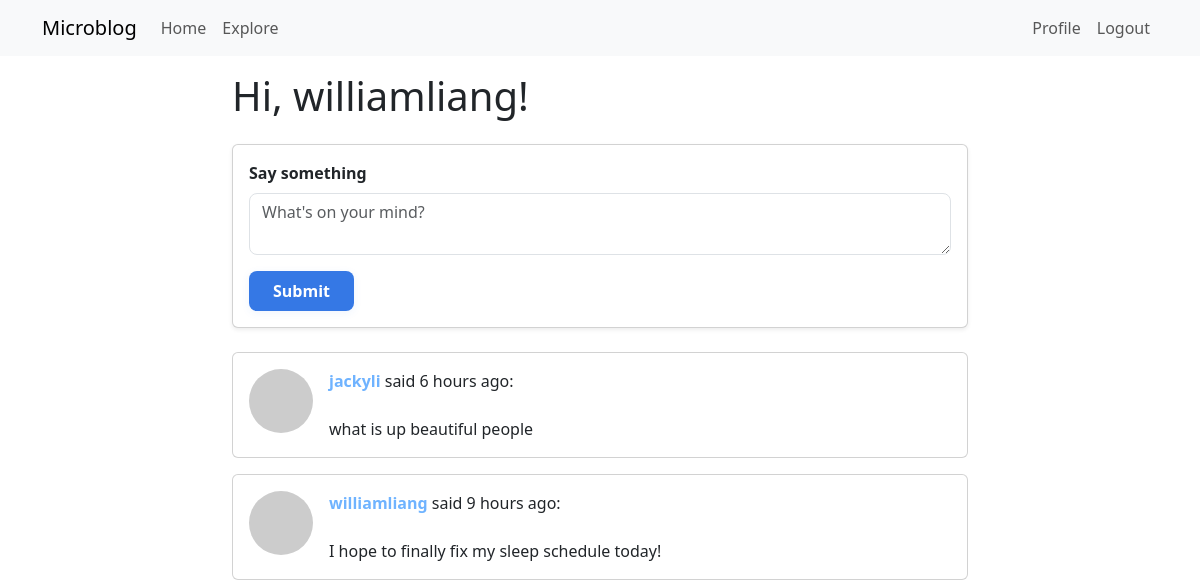
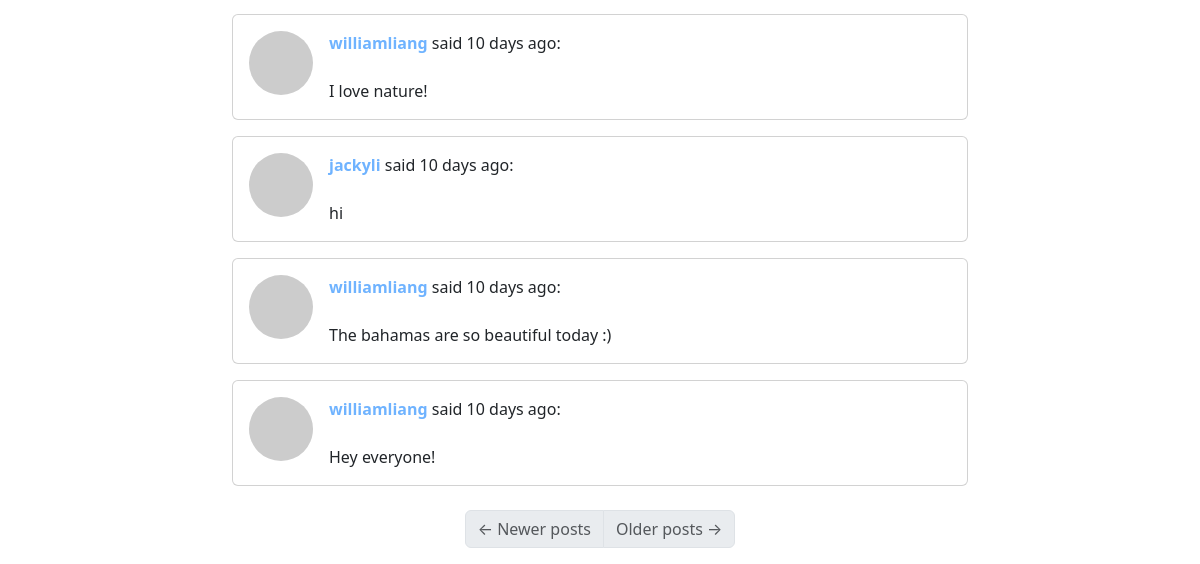
Before: /index (signed in) with the older database file (2 pictures, top to bottom).
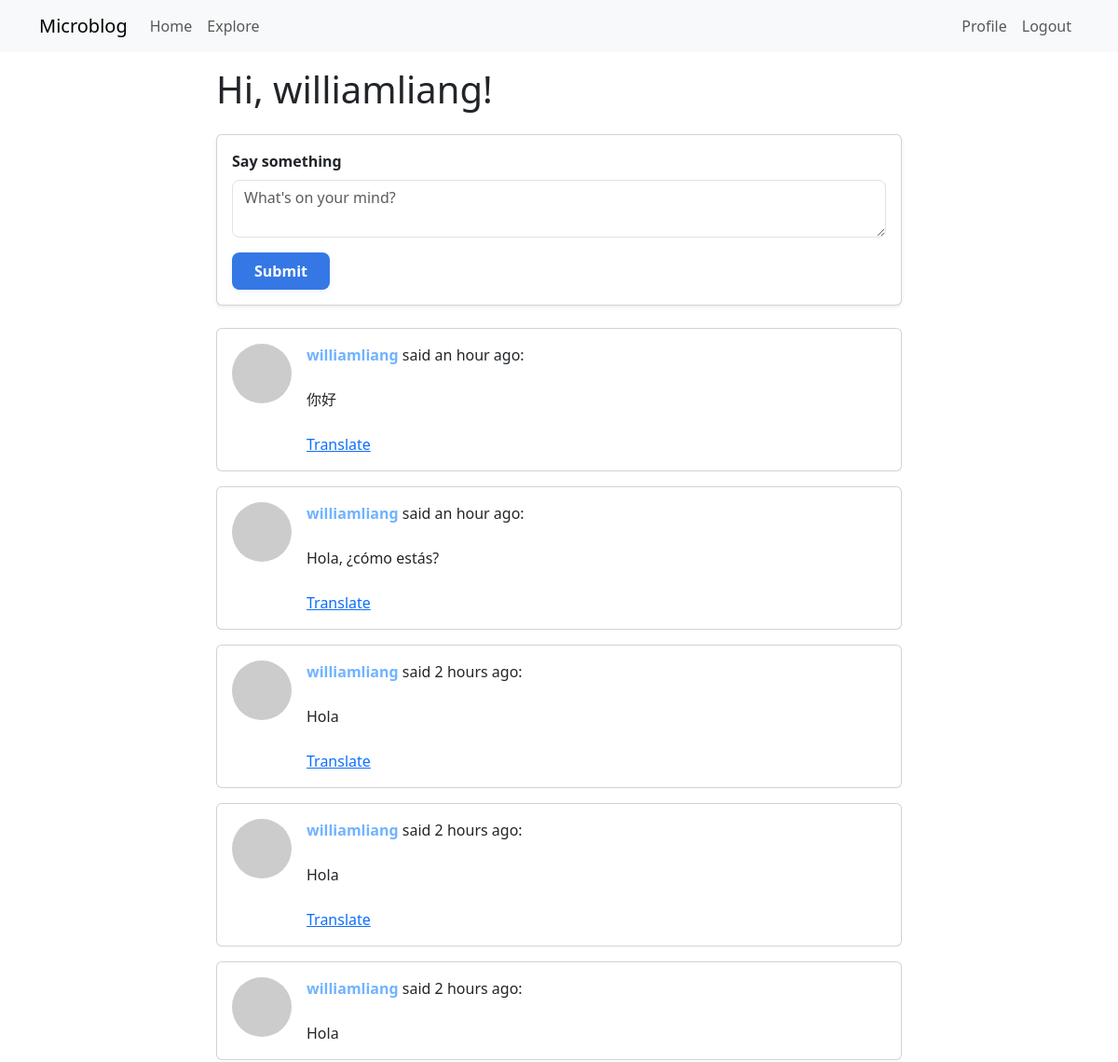
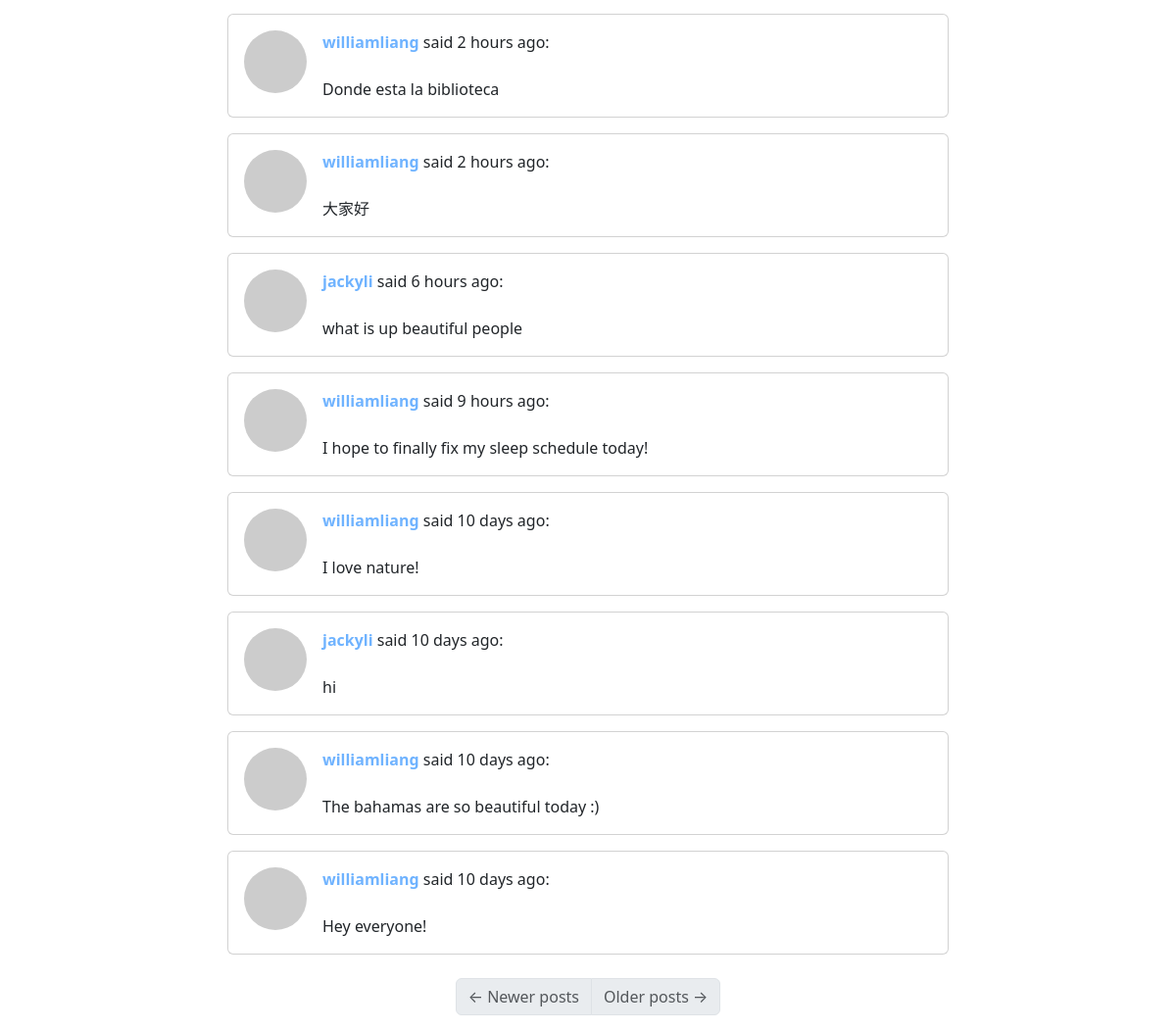
After: the same page with the newer database file (2 pictures, top to bottom).
### app/models.py (models this page shows, shortened)
class User(UserMixin, db.Model):
    id: so.Mapped[int] = so.mapped_column(primary_key=True)
    username: so.Mapped[str] = so.mapped_column(sa.String(64), index=True, unique=True)
    email: so.Mapped[str] = so.mapped_column(sa.String(120), index=True, unique=True)
    password_hash: so.Mapped[Optional[str]] = so.mapped_column(sa.String(256))
    about_me: so.Mapped[Optional[str]] = so.mapped_column(sa.String(140))
    last_seen: so.Mapped[Optional[datetime]] = so.mapped_column(default=lambda: datetime.now(timezone.utc))
    posts: so.WriteOnlyMapped['Post'] = so.relationship(
        back_populates='author', passive_deletes=True)
    following: so.WriteOnlyMapped['User'] = so.relationship(
        secondary=followers, primaryjoin=(followers.c.follower_id == id),
        secondaryjoin=(followers.c.followed_id == id),
        back_populates='followers'
    )
    followers: so.WriteOnlyMapped['User'] = so.relationship(
        secondary=followers, primaryjoin=(followers.c.followed_id == id),
        secondaryjoin=(followers.c.follower_id == id),
        back_populates='following')
    def avatar(self, size):
        digest = hashlib.md5(self.email.lower().encode('utf-8')).hexdigest()
        return f'https://www.gravatar.com/avatar/{digest}?d=identicon&s={size}'
    def following_posts(self):
        Author = so.aliased(User)
        Follower = so.aliased(User)
        return (
            sa.select(Post)
            .join(Post.author.of_type(Author))
            .join(Author.followers.of_type(Follower), isouter=True)
            .where(sa.or_(Follower.id == self.id, Author.id == self.id))
            .group_by(Post)
            .order_by(Post.timestamp.desc())
        )

class Post(db.Model):
    id: so.Mapped[int] = so.mapped_column(primary_key=True)
    body: so.Mapped[str] = so.mapped_column(sa.String(140))
    timestamp: so.Mapped[datetime] = so.mapped_column(index=True, default=lambda: datetime.now(timezone.utc))
    user_id: so.Mapped[int] = so.mapped_column(sa.ForeignKey(User.id), index=True)
    language: so.Mapped[Optional[str]] = so.mapped_column(sa.String(5))
    author: so.Mapped[User] = so.relationship(back_populates='posts')

### app/routes.py (the view, shortened to what this page needs)
@app.route('/', methods=['GET', 'POST'])
@app.route('/index', methods=['GET', 'POST'])
@login_required
def index():
    form = PostForm()
    page = request.args.get('page', 1, type=int)
    posts = db.paginate(current_user.following_posts(), page=page, per_page=app.config['POSTS_PER_PAGE'], error_out=False) # paginated to limit the amount of posts loaded per page
    next_url = url_for('index', page=posts.next_num) \
        if posts.has_next else None
    prev_url = url_for('index', page=posts.prev_num) \
        if posts.has_prev else None
    return render_template('index.html', title='Home', form=form, posts=posts.items, next_url=next_url, prev_url=prev_url)

### app/forms.py
class PostForm(FlaskForm):
    post = TextAreaField('Say something', validators=[DataRequired(), Length(min=1, max=140)])
    submit = SubmitField('Submit')

### app/models.py (called while the page is built)
@login.user_loader
def load_user(id):
    return db.session.get(User, int(id))

### app/routes.py (called while the page is built)
@app.context_processor
def inject_babel_underscore():
    return dict(_=_)

@app.before_request
def before_request():
    if current_user.is_authenticated:
        current_user.last_seen = datetime.now(timezone.utc)
        db.session.commit()

### app/templates/index.html (shortened to what this page needs)
{% extends "base.html" %}
{% block content %}
  <div class="row justify-content-center">
    <div class="col-md-8">
      <h1 class="mb-4">Hi, {{ current_user.username }}!</h1>
      {% if form %}
      <div class="card shadow-sm mb-4">
        <div class="card-body">
          <form action="" method="post">
            <div class="mb-3">
              {{ form.post.label(class="form-label fw-bold") }}
              {{ form.post(class="form-control", style="border-radius:8px;", rows=2, placeholder="What's on your mind?") }}
            </div>
            <button type="submit" class="btn-custom-submit">{{ form.submit.label.text }}</button>
          </form>
        </div>
      </div>
      {% endif %}
      <div class="mb-4">
        {% for post in posts %}
          {% include '_post.html' %}
        {% endfor %}
      </div>
      <nav aria-label="Post navigation">
        <ul class="pagination justify-content-center mt-4">
          <li class="page-item{% if not prev_url %} disabled{% endif %}">
            <a class="page-link" href="{{ prev_url if prev_url else '#' }}" tabindex="-1">
              <span aria-hidden="true">&larr;</span> Newer posts
            </a>
          </li>
          <li class="page-item{% if not next_url %} disabled{% endif %}">
            <a class="page-link" href="{{ next_url if next_url else '#' }}">
              Older posts <span aria-hidden="true">&rarr;</span>
            </a>
          </li>
        </ul>
      </nav>
    </div>
  </div>
{% endblock %}

### app/templates/base.html (shortened to what this page needs)
<!doctype html>
<html lang="en">
  <head>
    <link
        href="https://cdn.jsdelivr.net/npm/bootstrap@5.3.2/dist/css/bootstrap.min.css"
        rel="stylesheet"
>
  </head>
  <body>
    <nav class="navbar navbar-expand-lg bg-body-tertiary">
      <div class="container">
        <a class="navbar-brand" href="{{ url_for('index') }}">Microblog</a>
        <div class="collapse navbar-collapse" id="navbarSupportedContent">
          <ul class="navbar-nav me-auto mb-2 mb-lg-0">
            <li class="nav-item">
              <a class="nav-link" aria-current="page" href="{{ url_for('index') }}">Home</a>
            </li>
            <li class="nav-item">
              <a class="nav-link" aria-current="page" href="{{ url_for('explore') }}">Explore</a>
            </li>
          </ul>
          <ul class="navbar-nav mb-2 mb-lg-0">
            {% if current_user.is_anonymous %}
            <li class="nav-item">
              <a class="nav-link" aria-current="page" href="{{ url_for('login') }}">Login</a>
            </li>
            {% else %}
            <li class="nav-item">
              <a class="nav-link" aria-current="page" href="{{ url_for('user', username=current_user.username) }}">Profile</a>
            </li>
            <li class="nav-item">
              <a class="nav-link" aria-current="page" href="{{ url_for('logout') }}">Logout</a>
            </li>
            {% endif %}
          </ul>
        </div>
      </div>
    </nav>
    <div class="container mt-3">
      {% block content %}{% endblock %}
    </div>
  </body>
</html>

### app/templates/_post.html (shortened to what this page needs)
<div class="card mb-3">
  <div class="card-body d-flex">
    <a href="{{ url_for('user', username=post.author.username) }}">
      <img src="{{ post.author.avatar(64) }}" class="rounded-circle me-3" width="64" height="64" />
    </a>
    <div>
      <div>
        <a href="{{ url_for('user', username=post.author.username) }}" class="fw-bold user-link">
          {{ post.author.username }}
        </a>
        said {{ moment(post.timestamp).fromNow() }}:
      </div>
      <br>
      <span id ="post{{ post.id }}">{{ post.body }}</span>
      {% if post.language and post.language != g.locale %}
      <br><br>
      <a href="#" class="translate-link" data-post-id="{{ post.id }}" data-source-language="{{ post.language }}" data-dest-language="{{ g.locale }}">{{ _('Translate') }}</a>
      {% endif %}
    </div>
  </div>
</div>

### app/templates/_post.html (style rules this page uses)
.user-link { color: #6fb3ff; text-decoration: none; transition: color 0.2s; }
.btn-custom-submit { background: #3578e5; color: #fff; border: none; border-radius: 8px; padding: 0.5rem 1.5rem; font-weight: 600; transition: background 0.2s, color 0.2s, box-shadow 0.2s; box-shadow: 0 2px 8px rgba(53,120,229,0.08); }

Changed rows visible on the page:
added Post: author.username "williamliang", timestamp "an hour ago", body "你好"
added Post: author.username "williamliang", timestamp "an hour ago", body "Hola, ¿cómo estás?"
added Post: author.username "williamliang", timestamp "2 hours ago", body "Hola"
added Post: author.username "williamliang", timestamp "2 hours ago", body "Hola"
added Post: author.username "williamliang", timestamp "2 hours ago", body "Hola"
added Post: author.username "williamliang", timestamp "2 hours ago", body "Donde esta la biblioteca"
added Post: author.username "williamliang", timestamp "2 hours ago", body "大家好"
